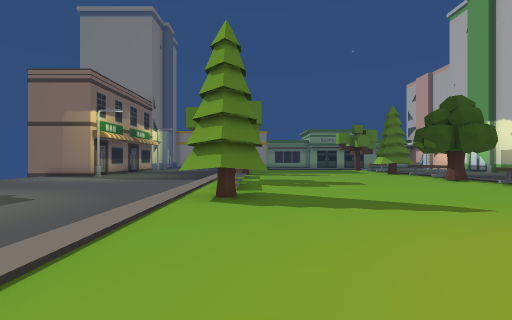
View 1 (above)

23 first-person views from a walk through a 3-D level made in the Unity game engine. The camera is 1.5 m above the floor, looks level and sees 85° across. The floor is counted in squares, 2 m on a side. Each view is taken from the middle of a square. On the plan, view 1 faces up. The plan holds only what a view shows up to about 10 squares ahead; the rest is blank. The place goes on beyond the plan.

View 2
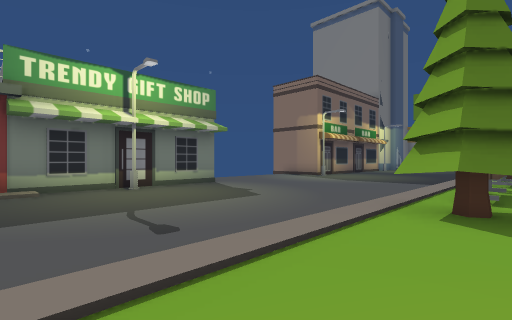

View 3
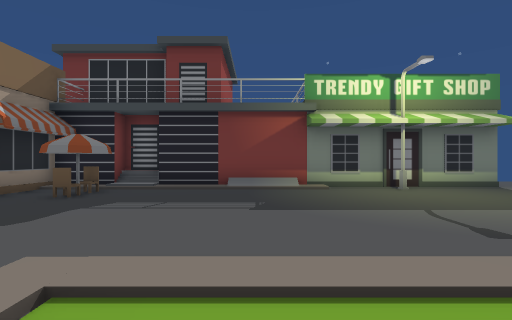

View 4
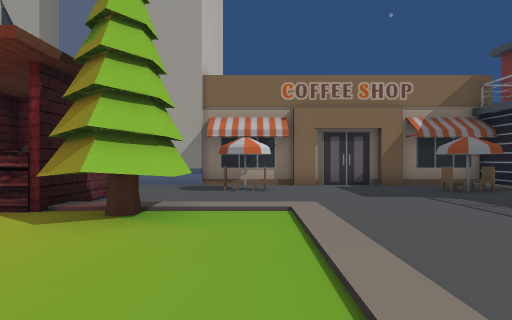

View 5
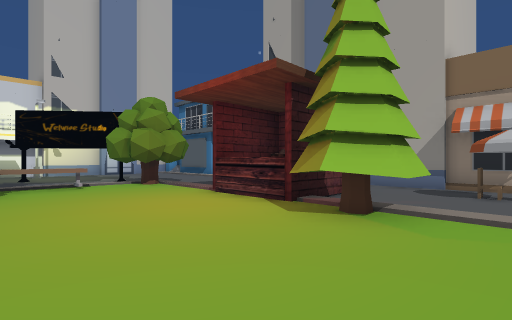

View 6
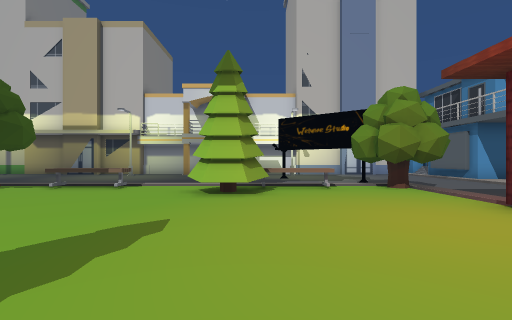

View 7
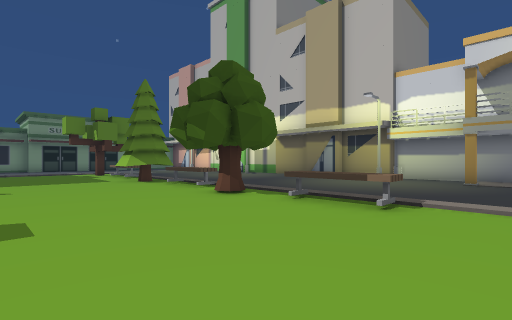

View 8
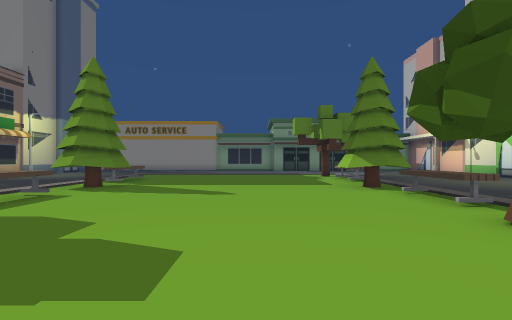

View 9
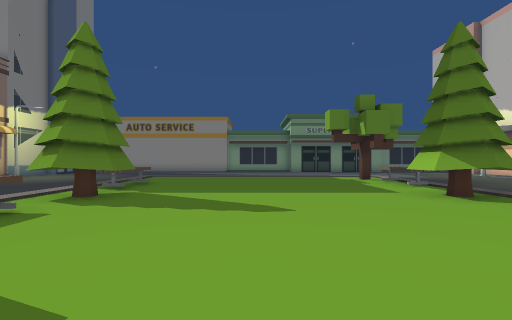

View 10
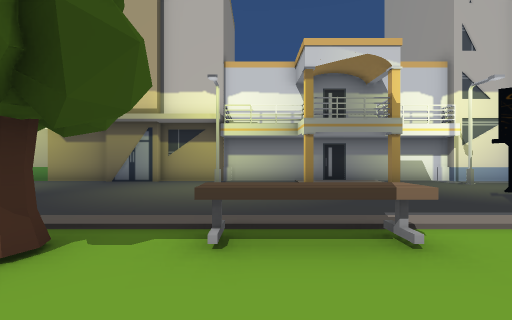

View 11
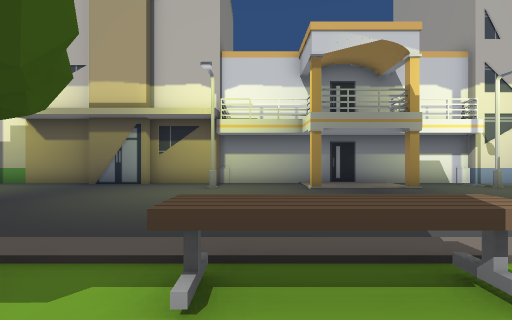

View 12
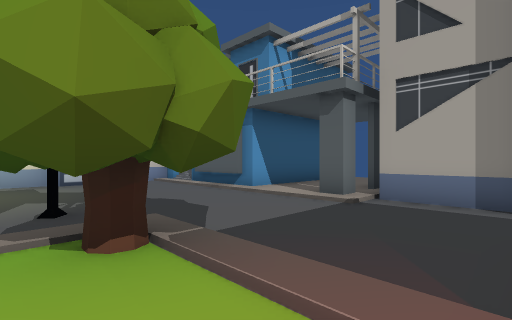

View 13
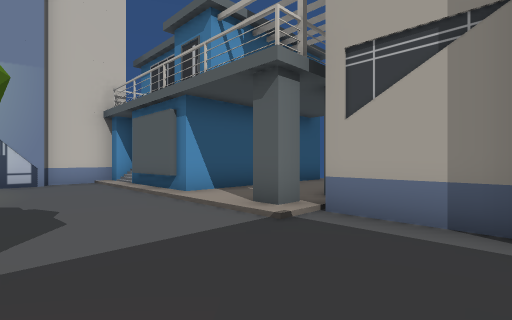

View 14
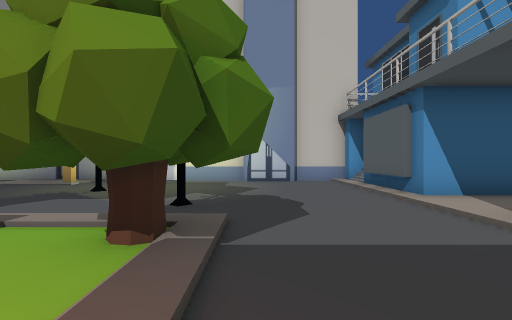

View 15
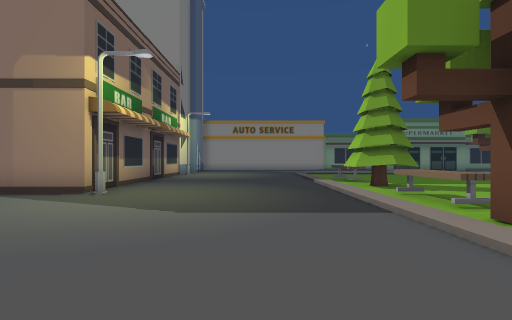

View 16
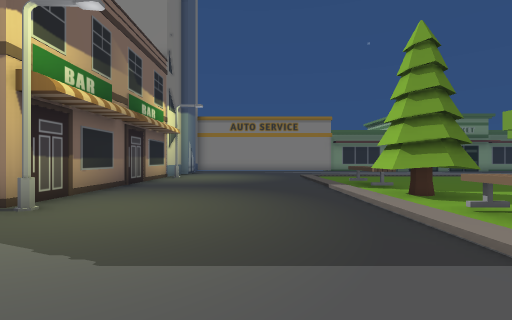

View 17
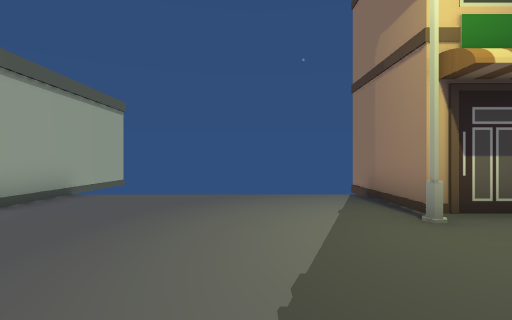

View 18
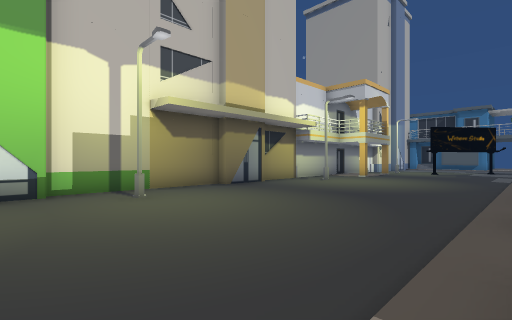

View 19
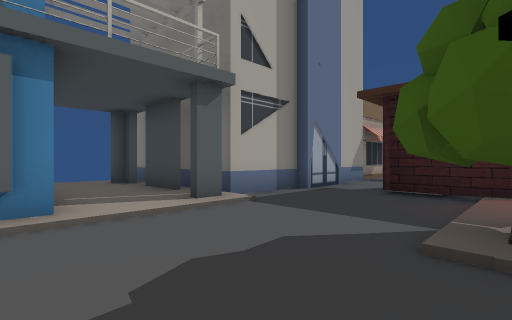

View 20
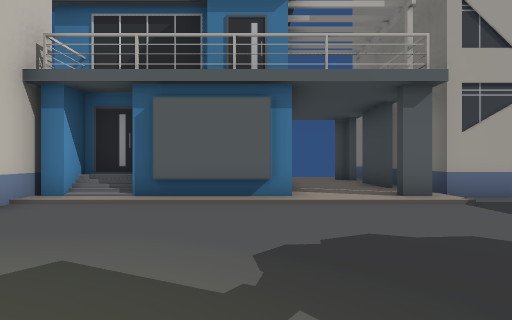

View 21
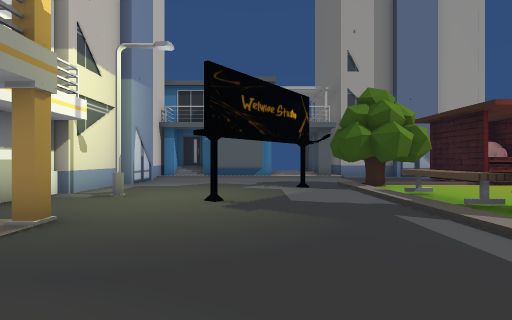

View 22
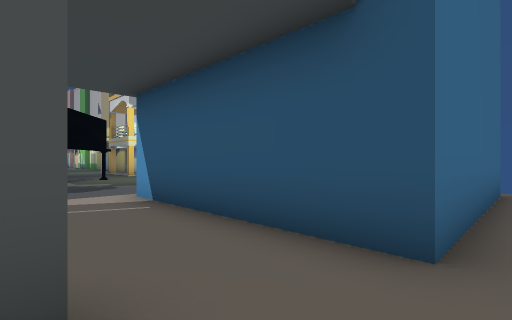

View 23
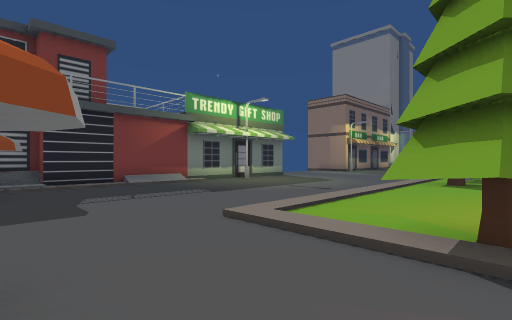

### Floor plan
Key: @ floor where view 1 was taken; # wall or solid block; . floor; / step, stairs or slope; T tree; B bench; S streetlight; C chair; U building; I billboard; E stove; O other object.
Columns run from 11 left of view 1 to 16 right of it. Each row starts with its distance up from view 1.
 19    #...../........T.......U
 18    #...../B.......B.......U
 17    #...../B.......B......S.U
 16    #...../.................U
 15    #...../TT......TT.......U
 14 ####...../TT......T........U
 13 #...S..../B.......B.......U
 12  ......../B.......B.......U
 11  ......../B................U
 10  ......../T.......T........U
  9  ......../B..............S.#
  8  ......../B.......B........#
  7 ####...../B.......B........#
  6    #...../TT.............#.#
  5    #...../TT...............#
  4    #S..../.......TT......#.#
  3    #...../.......TB........#
  2    #...../........B........#
  1    #...../........B......S.#
  0    #...../.@T.....TT.......U
 -1    #.....//TT###..TT.I.....U
 -2   ##........T# #..T.......U
 -3   #/.........#EO..........U
 -4   ##CC....C................U
 -5    #..................##..#
 -6    #########UUUUUUU#..#####
 -7             U     U...#
 -8             U     U...#
 -9             U     U#..#
-10                   U...#####
-11                   U........

Where each view was taken, in squares from view 1:
view 1: 0 up, 0 right, facing up
view 2: 1 up, 0 right, facing up-left
view 3: 0 up, 0 right, facing left
view 4: 3 up, 1 left, facing down
view 5: 3 up, 1 left, facing down-right
view 6: 3 up, 0 right, facing right
view 7: 5 up, 3 right, facing up-right
view 8: 7 up, 4 right, facing up
view 9: 9 up, 3 right, facing up
view 10: 8 up, 5 right, facing right
view 11: 8 up, 6 right, facing right
view 12: 0 up, 5 right, facing down-right
view 13: 2 down, 5 right, facing down-right
view 14: 2 down, 5 right, facing right
view 15: 7 up, 4 left, facing up
view 16: 9 up, 4 left, facing up
view 17: 11 up, 4 left, facing left
view 18: 19 up, 8 right, facing down-right
view 19: 1 down, 11 right, facing down-left
view 20: 0 up, 11 right, facing down
view 21: 7 up, 11 right, facing down
view 22: 11 down, 8 right, facing up-right
view 23: 4 down, 1 right, facing up-left
